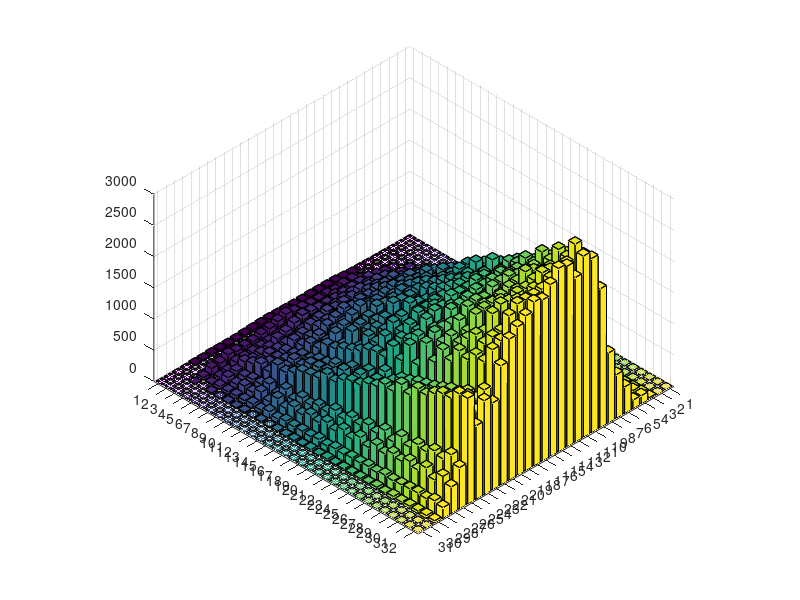

Source code (MATLAB): (Note: this script raises an error after producing the figure.)
A = [
0 0 0 0 0 0 0 0 0 0 0 0 0 0 0 0 0 0 0 0 0 0 0 0 0 0 0 0 0 0 0 0 
0 0 0 0 0 0 0 0 0 0 0 0 0 0 0 0 0 0 0 0 0 0 0 0 0 0 0 0 0 0 0 0 
0.557042 1.23628 1.49167 2.45812 4.49232 6.28263 6.82341 7.07875 8.70654 11.187 12.1749 11.052 10.5546 13.3412 17.8806 19.875 17.9876 16.0436 18.0845 22.72 24.8248 22.6854 20.6923 23.3753 28.7577 30.5648 26.8107 23.007 25.0793 31.2728 34.2411 30.881 
2.22817 3.90077 6.78598 14.2096 17.9253 20.1277 27.4557 34.6974 36.2616 39.3596 47.918 55.8684 57.6131 58.6822 64.9589 73.0424 72.463 68.2645 79.0399 97.4776 95.4232 86.5436 100.655 115.214 102.034 99.4 124.553 130.896 116.95 126.982 143.294 136.1 
2.70563 2.9408 11.2869 15.3518 22.106 25.9895 27.5822 38.5825 41.6406 40.687 50.0101 49.451 57.9961 57.4653 63.4136 72.0336 76.2458 81.9209 85.6485 95.8236 93.7068 87.5151 103.337 105.236 115.572 114.38 119.583 144.487 124.596 126.582 135.671 142.01 
7.32113 7.59603 39.2978 37.4227 71.2145 69.8889 101.135 100.541 128.263 125.524 150.138 157.018 186.143 163.344 230.272 197.025 241.547 244.538 275.382 251.065 311.814 281.026 349.663 288.397 405.21 300.198 421.446 355.453 414.684 401.449 438.694 430.962 
11.2204 8.24889 74.925 59.3733 125.83 123.946 173.49 172.7 217.805 222.781 253.916 276.566 307.219 314.084 345.442 365.59 397.173 417.06 428.152 471.649 473.286 510.954 512.945 579.863 556.811 598.865 663.472 572.567 790.283 596.91 789.576 703.92 
17.2683 18.013 97.2999 88.7495 185.761 178.71 245.107 281.209 313.226 358.957 387.102 435.11 473.469 507.215 551.581 587.974 609.866 673.229 685.181 728.743 758.811 786.872 866.085 869.623 895.021 1016.31 943.368 1104.57 971.727 1180.78 1176.55 1125.89 
29.1254 33.6543 154.571 145.682 297.872 278.685 451.307 421.27 607.705 539.657 751.83 712.234 824.154 900.107 954.374 1040.72 1114.62 1198.07 1257.54 1340.34 1431.96 1532.95 1544.58 1719.8 1656.65 1906.37 1751.79 2083.4 2007.93 2108.34 2202.92 2230.49 
42.2556 39.7869 224.954 221.667 412.218 430.572 578.188 619.625 722.986 822.308 901.716 996.242 1140.61 1147.09 1321.7 1325.45 1553.29 1491.94 1721.69 1711.87 1879.89 1855.92 2074.84 2031.54 2218.58 2226.98 2434.18 2341.12 2641.07 2577.41 2777.98 2797.26 
44.3247 42.954 229.655 258.487 405.544 470.65 603.35 633.585 802.84 836.434 984.295 999.53 1202.37 1144.76 1387.96 1386.8 1551.38 1512.31 1815.18 1719.93 2008.65 1906.12 2126.1 2171.98 2342.51 2324.3 2593.12 2527.51 2789.63 2731.41 3025.48 2911.27 
43.5289 42.697 202.057 267.217 403.751 450.441 583.045 662.692 771.835 830.727 955.982 1032 1093.24 1239.68 1259.44 1404.27 1482.74 1545.43 1695.98 1688.01 1861.48 1873.83 2053.2 2020.81 2235.42 2175.51 2434.53 2352.17 2574.5 2570.83 2794.66 2642.64 
46.2345 43.7621 219.789 285.249 393.368 471.401 610.929 667.889 770.32 856.689 967.614 1033.44 1125.19 1235.44 1340.68 1404.54 1506.98 1600.27 1676.46 1782.35 1865.93 1970.55 2005.09 2176.49 2232.23 2288.16 2440.39 2521.21 2580.75 2684.28 2771.24 2899.54 
41.3007 37.2281 209.445 251.482 375.714 460.472 559.08 627.366 736.899 801.554 926.216 972.989 1124.97 1160.62 1295.95 1389.01 1455.17 1536.61 1648.86 1750.84 1777.49 1980.68 1973.28 2139.8 2189.4 2354.17 2340.63 2584.13 2524 2716.1 2699.34 2943.61 
42.2556 31.763 218.12 246.006 381.679 432.105 551.822 568.695 745.922 746.41 886.233 917.576 1069.6 1059.2 1264.38 1260.28 1352.53 1458.49 1568.92 1592.52 1776.87 1792.72 1983.29 1945.84 2185.28 2139.61 2328.23 2358.45 2468.32 2535.49 2604.37 2760.63 
45.9958 31.4138 235.764 251.747 378.052 436.404 539.498 585.045 711.02 727.601 861.619 872.122 1064.67 985.035 1277.73 1159.35 1387.92 1407.76 1574.2 1527.32 1810.71 1700.74 1933.97 1930.38 2075.27 2081.62 2269.03 2197.79 2464.33 2397.39 2584.02 2588.22 
47.9852 27.7595 252.021 228.615 411.151 396.046 565.885 561.413 763.04 688.675 959.589 855.197 1108.77 1023.4 1309.4 1182.59 1462.62 1412.96 1537.91 1645.39 1708.22 1795.31 1896.77 1936.5 2116.05 2119.38 2229.8 2345.87 2410.01 2504.44 2589.96 2633.46 
53.0782 21.8766 293.143 201.763 429.435 379.5 533.557 565.582 697.336 687.694 890.508 835.257 1012.06 1026.09 1146.68 1164.98 1327.42 1270.69 1540.97 1407.82 1722.53 1560.77 1896.86 1713.65 2095.74 1882.54 2221.81 2097.34 2445.66 2247.65 2602.65 2488.36 
49.4176 20.3684 253.941 194.189 381.733 334.605 503.29 545.846 642.555 647.148 796.796 779.77 963.92 956.071 1062.69 1099.56 1307.82 1237.73 1422.45 1390.33 1664.54 1584.15 1681.58 1822.69 1955.21 1846.5 2203.64 1999.22 2369.77 2162.4 2488.99 2388.12 
42.7331 15.4547 213.451 165.491 311.931 282.722 434.986 460.267 562.595 537.488 748.611 636.277 932.404 753.501 1011.75 981.056 1163.85 1092.76 1280.7 1332.69 1471.19 1343.25 1681.9 1590.39 1779.48 1732.62 1890.07 2033.99 1962.63 2149.45 2166.73 2267.3 
34.3775 12.8344 193.225 154.933 279.456 273.368 405.309 401.832 509.546 505.575 639.615 657.187 730.888 782.365 849.019 946.039 988.937 985.427 1230.01 1082.03 1399.64 1160.41 1587.9 1361.24 1632.73 1531.84 1773.25 1712.15 1857.67 1826.87 2098.89 1915.3 
26.2606 10.4214 159.204 145.164 209.171 260.133 310.505 331.565 393.02 405.237 474.377 493.786 560.926 549.062 660.984 648.903 759.46 695.153 903.412 821.818 933.339 970.536 1030.49 1068.58 1108.23 1166.63 1225.73 1255.31 1342.16 1307.57 1529.66 1398.1 
24.0324 9.24783 154.135 136.075 191.702 263.572 277.28 325.129 402.315 375.238 486.375 509.001 523.226 564.183 688.532 574.791 772.199 685.085 840.478 809.264 850.702 988.879 941.41 1000.93 1100.74 1086.12 1199.71 1204.82 1243.4 1432.94 1269.98 1509.72 
24.669 8.21394 154.609 128.469 174.063 223.309 279.107 254.862 358.497 349.429 401.315 457.072 454.443 524.069 558.956 551.858 613.267 642.922 674.749 658.294 827.877 696.003 889.35 827.72 964.764 905.087 1052.49 980.01 1139.47 1050.39 1189.3 1185.27 
25.9423 8.17989 180.093 133.492 218.444 262.979 336.533 286.871 473.419 431.271 496.757 593.132 619.213 645.233 778.15 738.357 837.374 899.657 919.29 1013.01 1050.29 1157.89 1124.45 1310.93 1220.52 1390.6 1368.99 1467.42 1544.14 1547.74 1695.74 1700.95 
18.5416 4.68188 117.609 64.3849 142.602 135.657 164.426 167.536 244.442 151.554 310.901 213.739 328.256 291.583 355.769 332.906 435.966 373.221 471.159 428.545 508.832 451.566 572.788 468.498 624.991 533.867 652.129 615.74 705.707 655.158 796.38 666.641 
17.6662 2.90182 112.093 43.0268 120.124 87.6349 136.309 110.791 192.069 116.967 242.916 160.241 258.914 212.795 284.674 240.601 319.439 258.072 350.428 282.411 385.141 302.795 411.771 350.529 431.314 386.616 460.374 396.498 509.743 392.834 525.191 432.773 
5.72958 0.917412 44.2203 18.5061 51.644 46.5456 55.205 57.6945 77.8071 57.6587 108.538 68.6427 107.946 94.6405 102.633 93.0391 121.105 93.9423 125.966 114.572 131.713 127.678 149.423 130.002 163.181 148.069 160.767 172.34 180.672 168.961 211.491 177.213 
1.35282 0.121583 14.5871 3.44075 23.6324 11.7005 21.2801 15.1243 20.6811 10.6979 25.047 11.169 26.3773 19.0085 28.1473 21.1272 35.102 17.9144 36.9512 21.9542 30.6612 28.7931 32.194 26.9513 44.6727 25.9711 50.1444 37.0472 46.3615 46.4834 50.6754 42.7088 
0 0 0 0 0 0 0 0 0 0 0 0 0 0 0 0 0 0 0 0 0 0 0 0 0 0 0 0 0 0 0 0 
0 0 0 0 0 0 0 0 0 0 0 0 0 0 0 0 0 0 0 0 0 0 0 0 0 0 0 0 0 0 0 0 
   
];
%A = log(A);

bar3(A);view([60,-60,60]);set(gcf,'renderer','zbuffer');
